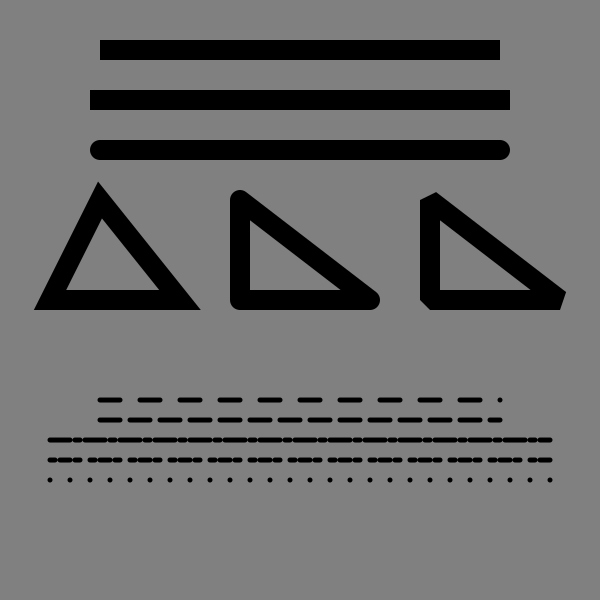

Recreate this plot in Python.
import cairo

surface = cairo.ImageSurface(cairo.FORMAT_RGB24, 600, 600)
ctx = cairo.Context(surface)
ctx.set_source_rgb(0.5, 0.5, 0.5)
ctx.paint()

# Line caps
# Affect how the ends of the lines are drawn
# Either butt, square or round

# Setting up the line
ctx.set_source_rgb(0,0,0)
ctx.set_line_width(20)

# Butt cap
ctx.move_to(100, 50)
ctx.line_to(500, 50)
ctx.set_line_cap(cairo.LINE_CAP_BUTT)
ctx.stroke()

# Square Cap
ctx.move_to(100, 100)
ctx.line_to(500, 100)
ctx.set_line_cap(cairo.LINE_CAP_SQUARE)
ctx.stroke()

# Round cap
ctx.move_to(100, 150)
ctx.line_to(500, 150)
ctx.set_line_cap(cairo.LINE_CAP_ROUND)
ctx.stroke()


# Line joins
# Styles include miter, round, bevel

# Miter join >
ctx.move_to(100, 200)
ctx.line_to(180, 300)
ctx.line_to(50, 300)
ctx.close_path()
ctx.set_line_join(cairo.LINE_JOIN_MITER)
ctx.stroke()

# Round join )
ctx.move_to(240, 200)
ctx.line_to(370, 300)
ctx.line_to(240, 300)
ctx.close_path()
ctx.set_line_join(cairo.LINE_JOIN_ROUND)
ctx.stroke()

# Bevel join /
ctx.move_to(430, 200)
ctx.line_to(560, 300)
ctx.line_to(430, 300)
ctx.close_path()
ctx.set_line_join(cairo.LINE_JOIN_BEVEL)
ctx.stroke()

# Dashed lines
# Can be used for annotation

ctx. set_line_width(5)
ctx.move_to(100, 400)
ctx.line_to(500, 400)
ctx.set_dash([20])
ctx.stroke()


ctx.move_to(100, 420)
ctx.line_to(500, 420)
ctx.set_dash([20,10])
ctx.stroke()


ctx.move_to(50, 440)
ctx.line_to(550, 440)
ctx.set_dash([20,5,5,5])
ctx.stroke()

ctx.move_to(50, 460)
ctx.line_to(550, 460)
ctx.set_dash([5,5,10])
ctx.stroke()

ctx.set_line_cap(cairo.LINE_CAP_ROUND)

ctx.move_to(50, 480)
ctx.line_to(550, 480)
ctx.set_dash([0,20])
ctx.stroke()


surface.write_to_png('line_styles.png')
